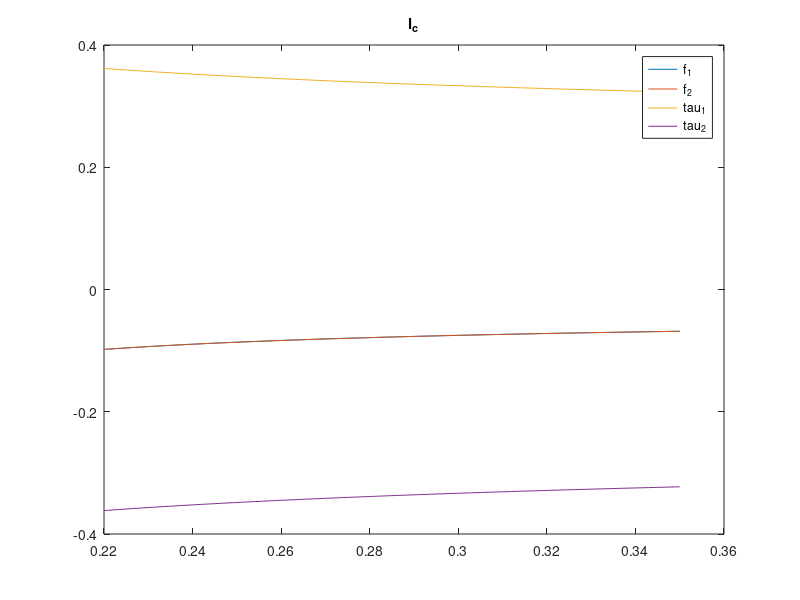
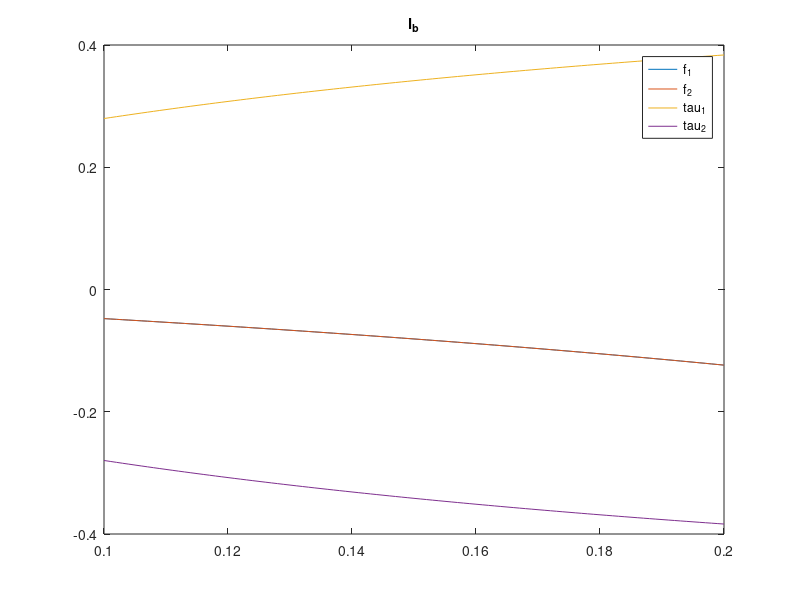
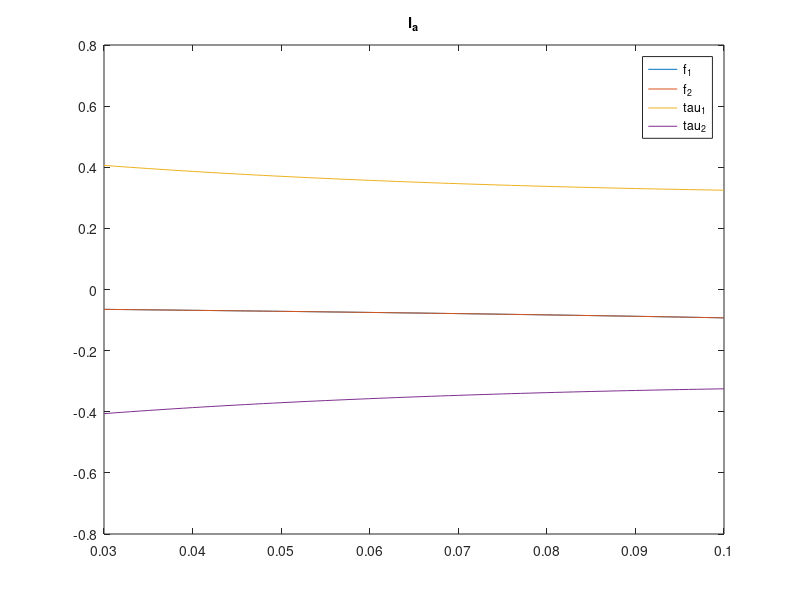

Write the MATLAB code that produced these figures, in order.
%% 
l_a = 0.075;
l_b = 0.15;
l_c = 0.22:0.001:0.35;

varphi_1 = pi * 2 / 3;
varphi_2 = pi * 2 / 3;

x_B_1 = l_a - l_b .* cos(varphi_1);
x_B_2 = -l_a + l_b .* cos(varphi_2);
y_B_1 = l_b .* sin(varphi_1);
y_B_2 = l_b .* sin(varphi_2);

x_B = x_B_1 - x_B_2;
y_B = y_B_1 - y_B_2;
varphi_B_1 = acos(sqrt(x_B .* x_B + y_B .* y_B) ./ (2 .* l_c)) - atan2(y_B, x_B);

x_C = l_a - l_b .* cos(varphi_1) - l_c .* cos(varphi_B_1); 
y_C = l_b .* sin(varphi_1) + l_c .* sin(varphi_B_1);

l = sqrt(x_C .* x_C + y_C .* y_C);
theta = atan2(x_C, y_C);

l_b_over_l = l_b ./ l;
varphi_B_2 = atan2(y_C - y_B_2, x_C - x_B_2);
sin_varphi_B_1_plus_varphi_B_2 = sin(varphi_B_1 + varphi_B_2);

f_1 = (-l_b .* cos(theta + varphi_B_2) .* sin(varphi_1 - varphi_B_1) ./ sin_varphi_B_1_plus_varphi_B_2);
f_2 = (-l_b .* cos(theta - varphi_B_1) .* sin(varphi_2 - varphi_B_2) ./ sin_varphi_B_1_plus_varphi_B_2);
tau_1 = (l_b_over_l .* sin(theta + varphi_B_2) .* sin(varphi_1 - varphi_B_1) ./ sin_varphi_B_1_plus_varphi_B_2);
tau_2 = (l_b_over_l .* sin(theta - varphi_B_1) .* sin(varphi_2 - varphi_B_2) ./ sin_varphi_B_1_plus_varphi_B_2);

figure;
plot(l_c, f_1, l_c, f_2, l_c, tau_1, l_c, tau_2);
title("l_c");
legend("f_1", "f_2", "tau_1", "tau_2");

%% 
l_a = 0.075;
l_b = 0.10:0.001:0.20;
l_c = 0.27;

varphi_1 = pi * 2 / 3;
varphi_2 = pi * 2 / 3;

x_B_1 = l_a - l_b .* cos(varphi_1);
x_B_2 = -l_a + l_b .* cos(varphi_2);
y_B_1 = l_b .* sin(varphi_1);
y_B_2 = l_b .* sin(varphi_2);

x_B = x_B_1 - x_B_2;
y_B = y_B_1 - y_B_2;
varphi_B_1 = acos(sqrt(x_B .* x_B + y_B .* y_B) ./ (2 .* l_c)) - atan2(y_B, x_B);

x_C = l_a - l_b .* cos(varphi_1) - l_c .* cos(varphi_B_1); 
y_C = l_b .* sin(varphi_1) + l_c .* sin(varphi_B_1);

l = sqrt(x_C .* x_C + y_C .* y_C);
theta = atan2(x_C, y_C);

l_b_over_l = l_b ./ l;
varphi_B_2 = atan2(y_C - y_B_2, x_C - x_B_2);
sin_varphi_B_1_plus_varphi_B_2 = sin(varphi_B_1 + varphi_B_2);

f_1 = (-l_b .* cos(theta + varphi_B_2) .* sin(varphi_1 - varphi_B_1) ./ sin_varphi_B_1_plus_varphi_B_2);
f_2 = (-l_b .* cos(theta - varphi_B_1) .* sin(varphi_2 - varphi_B_2) ./ sin_varphi_B_1_plus_varphi_B_2);
tau_1 = (l_b_over_l .* sin(theta + varphi_B_2) .* sin(varphi_1 - varphi_B_1) ./ sin_varphi_B_1_plus_varphi_B_2);
tau_2 = (l_b_over_l .* sin(theta - varphi_B_1) .* sin(varphi_2 - varphi_B_2) ./ sin_varphi_B_1_plus_varphi_B_2);

figure;
plot(l_b, f_1, l_b, f_2, l_b, tau_1, l_b, tau_2);
title("l_b");
legend("f_1", "f_2", "tau_1", "tau_2");

%% 
l_a = 0.03:0.001:0.10;
l_b = 0.15;
l_c = 0.27;

varphi_1 = pi * 2 / 3;
varphi_2 = pi * 2 / 3;

x_B_1 = l_a - l_b .* cos(varphi_1);
x_B_2 = -l_a + l_b .* cos(varphi_2);
y_B_1 = l_b .* sin(varphi_1);
y_B_2 = l_b .* sin(varphi_2);

x_B = x_B_1 - x_B_2;
y_B = y_B_1 - y_B_2;
varphi_B_1 = acos(sqrt(x_B .* x_B + y_B .* y_B) ./ (2 .* l_c)) - atan2(y_B, x_B);

x_C = l_a - l_b .* cos(varphi_1) - l_c .* cos(varphi_B_1); 
y_C = l_b .* sin(varphi_1) + l_c .* sin(varphi_B_1);

l = sqrt(x_C .* x_C + y_C .* y_C);
theta = atan2(x_C, y_C);

l_b_over_l = l_b ./ l;
varphi_B_2 = atan2(y_C - y_B_2, x_C - x_B_2);
sin_varphi_B_1_plus_varphi_B_2 = sin(varphi_B_1 + varphi_B_2);

f_1 = (-l_b .* cos(theta + varphi_B_2) .* sin(varphi_1 - varphi_B_1) ./ sin_varphi_B_1_plus_varphi_B_2);
f_2 = (-l_b .* cos(theta - varphi_B_1) .* sin(varphi_2 - varphi_B_2) ./ sin_varphi_B_1_plus_varphi_B_2);
tau_1 = (l_b_over_l .* sin(theta + varphi_B_2) .* sin(varphi_1 - varphi_B_1) ./ sin_varphi_B_1_plus_varphi_B_2);
tau_2 = (l_b_over_l .* sin(theta - varphi_B_1) .* sin(varphi_2 - varphi_B_2) ./ sin_varphi_B_1_plus_varphi_B_2);

figure;
plot(l_a, f_1, l_a, f_2, l_a, tau_1, l_a, tau_2);
title("l_a");
legend("f_1", "f_2", "tau_1", "tau_2");

